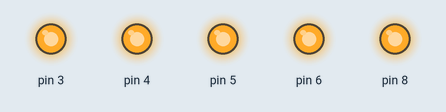
Recording of a sketch running on a simulated Arduino Uno, built with avr-gcc and run on an emulated ATmega328P. Shown: output pins drawn as LEDs (lit = HIGH).

Above: at 0.1 s.
Timing chart, 0 to 1.6 s (numbered marks = the images above):
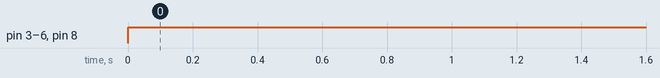

The sketch:

Arduino_7_Segment_Indicator.ino
```cpp
// Numbers for indication (only 3 numbers, it depends from your scheme)
int aoff[9] = { 0, 0, 0, 0, 0, 0, 0, 0, 0 };
int a0[9] = { 1, 1, 1, 1, 1, 1, 0, 1, 1 };
int a1[9] = { 0, 0, 0, 0, 0, 1, 0, 0, 1 };
int a2[9] = { 0, 0, 0, 1, 1, 1, 1, 1, 0 };
int a3[9] = { 0, 0, 0, 1, 1, 1, 1, 0, 1 };
int a4[9] = { 0, 0, 0, 0, 0, 0, 0, 0, 0 };
int a5[9] = { 0, 0, 0, 0, 0, 0, 0, 0, 0 };
int a6[9] = { 0, 0, 0, 0, 0, 0, 0, 0, 0 };
int a7[9] = { 0, 0, 0, 0, 0, 0, 0, 0, 0 };
int a8[9] = { 0, 0, 0, 0, 0, 0, 0, 0, 0 };
int a9[9] = { 0, 0, 0, 0, 0, 0, 0, 0, 0 };

// The Array for one number
int Number[9] = { 0, 0, 0, 0, 0, 0, 0, 0, 0 };

void setup() {
// Type a number of a array nearby 'a'
  for (int i = 0; i <= 8; i++)
    Number[i] = a3[i];

// Ports to make the indication

  for (int i = 0; i <= 8; i++) {
    if (Number[i] != 0) {
      pinMode(i, OUTPUT);
    }
  }
}

// Writing ports

void loop() {
  for (int i = 0; i <= 9; i++) {
    if (Number[i] != 0) {
      digitalWrite(i, HIGH);
    }
  }
}
```

Measured:
- by itself, pin 3–6, pin 8: LOW → HIGH at 0.00 s
